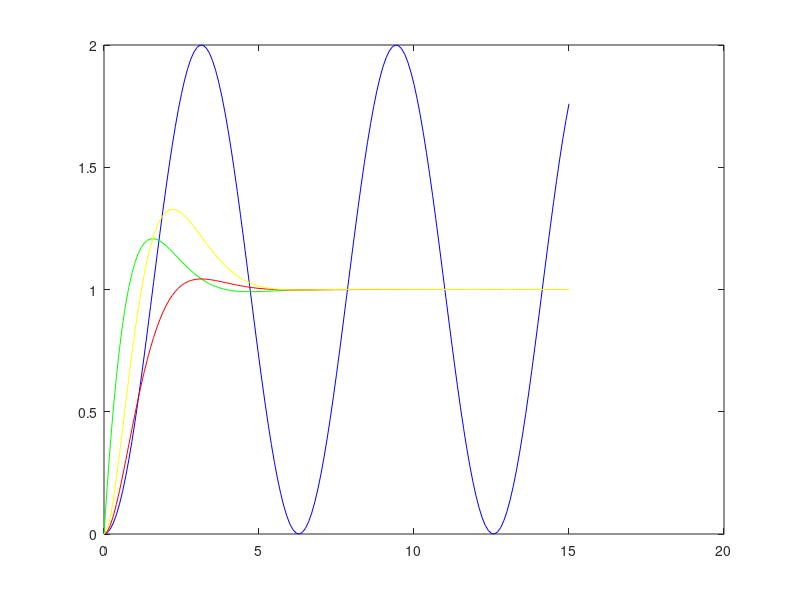

The MATLAB script that drew this image:
num1=[1.268];
den1=[1 3 2.2536 1.268];
sys1=tf(num1,den1);
time=0:0.1:30;
y1=step(sys1,time);
num2=[5];
den2=[1 3 3 5];
sys2=tf(num2,den2);
y2=step(sys2,time);
plot(time,y1,'g',time,y2,'b')


num1=[1];
den1=[1 0 1];
sys1=tf(num1,den1);
time=0:0.1:15;
y1=step(sys1,time);
num2=[2 2];
den2=[1 2 2];
sys2=tf(num2,den2);
y2=step(sys2,time);
num3=[2];
den3=[1 2 2];
sys3=tf(num3,den3);
y3=step(sys3,time);
num4=[4 2];
den4=[1 3 4 2];
sys4=tf(num4,den4);
y4=step(sys4,time);
plot(time,y1,'b',time,y2,'g',time,y3,'r',time,y4,'y')



